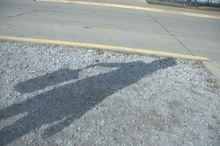
%> input picture FinalProject/images/DSC_0400.jpg, 220 x 146 px, shrunk from 640 x 425 before the run
$ octave --eval "result = Main;"   (GNU Octave 9; MATLAB toolbox functions it lacks are replaced by stand-ins)
%> lines starting %> are read from the running program, lines starting %| are printed output that depends on the picture; in (x1, y1, x2, y2) boxes, pixels count from 0 and x2, y2 are one past the last pixel; in counts of white or black regions, pixels touching at a corner belong together; the program's own positions count from 1
### FinalProject/traceBoundary.m
function boundary = traceBoundary(imMask)

BW = im2bw(imMask);
dim = size(BW);
% select a col randomly midway through the image
RandomeCol = round(dim(2)/2)-90;
% find the row related to the col in the boundary
RandomRow = min(find(BW(:, RandomeCol)));

boundary = bwtraceboundary(BW, [RandomRow, RandomeCol], 'N');


end

### FinalProject/Main.m
function outputImageText = Main()
%function outputImageText = Main(orginalImage, maskedImage)

im = imread('images/DSC_0400.jpg');
%> im is the input picture: size 146x220x3 uint8; mean R, G, B 145.4, 153.8, 154.9
im_mask = imread('images/DSC_0400.png');
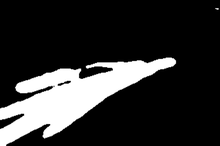
%> input picture FinalProject/images/DSC_0400.png, 220 x 146 px, shrunk from 640 x 425 before the run
%> im_mask is the input picture: size 146x220 uint8; min 0, max 255, mean 48.5
im = im2double(im);
%> im: size 146x220x3 double
meanval = 0;
for layer=1:3

     I = im(:,:,layer);
     meanval(1, layer) = mean(I(:));
     Illum = log(I+1);

     boundary = traceBoundary(im_mask);

     [m_lx,m_ly]=getIlluminationModel(boundary,Illum);

end
%> this loop made 1 pass
%> RandomRow in traceBoundary on pass 1: 83
%> pass 1, in Main, `I = im(:,:,layer);`:
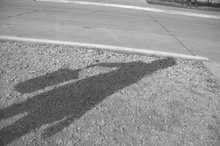
%> I: size 146x220 double; min 0.161, max 0.984, mean 0.57
%> pass 1, in Main, `Illum = log(I+1);`:
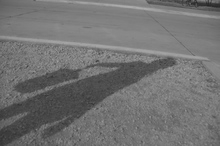
%> Illum: size 146x220 double; min 0.149, max 0.685, mean 0.448
%> pass 1, in traceBoundary, `BW = im2bw(imMask);`:
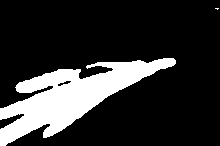
%> BW: size 146x220 logical; 19% white; 2 white regions (1 under 20 px), largest, box (x1, y1, x2, y2) and area: (0, 58, 176, 146) 6102

end
%> (the run ends here)
